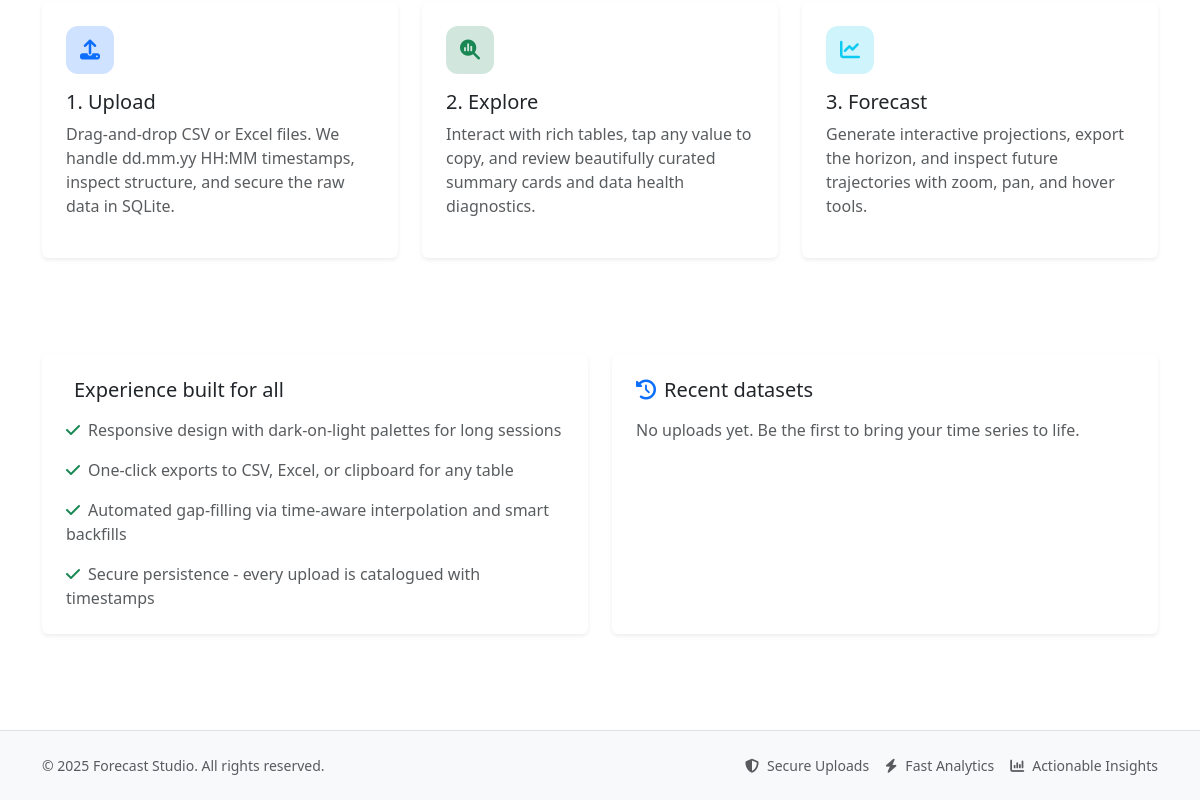
Before: / (lower part) with the older database file.
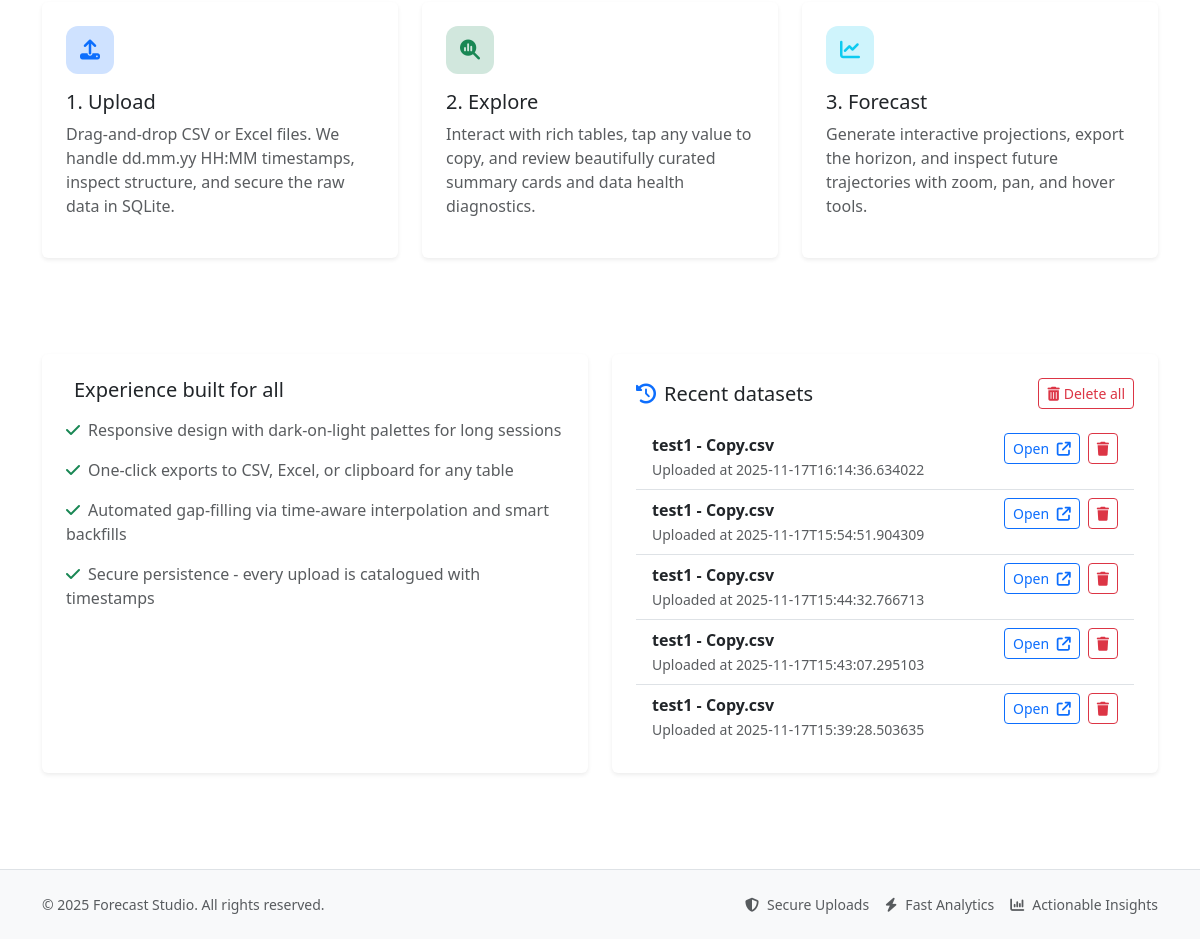
After: the same page with the newer database file.
### tables this page shows
CREATE TABLE datasets (
            id INTEGER PRIMARY KEY AUTOINCREMENT,
            filename TEXT NOT NULL,
            uploaded_at TEXT NOT NULL,
            columns_json TEXT NOT NULL,
            original_data_json TEXT NOT NULL,
            summary_json TEXT NOT NULL,
            missing_json TEXT NOT NULL,
            cleaned_series_json TEXT NOT NULL
        );

### main.py (the view)
@app.route("/")
def home() -> str:
    connection = get_db()
    rows = connection.execute(
        "SELECT id, filename, uploaded_at FROM datasets ORDER BY uploaded_at DESC LIMIT 5"
    ).fetchall()
    recent_datasets = [
        {
            "id": row["id"],
            "filename": row["filename"],
            "uploaded_at": row["uploaded_at"],
        }
        for row in rows
    ]
    return render_template("home.html", recent_datasets=recent_datasets)

### main.py (called while the page is built)
def _get_or_create_csrf_token() -> str:
    token = session.get("_csrf_token")
    if token is None:
        token = secrets.token_urlsafe(32)
        session["_csrf_token"] = token
    return token

@app.context_processor
def inject_globals() -> dict[str, Any]:
    return {
        "current_year": datetime.utcnow().year,
        "csrf_token": _get_or_create_csrf_token,
    }

def get_db() -> sqlite3.Connection:
    if "db" not in g:
        connection = sqlite3.connect(DATABASE_PATH)
        connection.row_factory = sqlite3.Row
        g.db = connection
    return g.db

### templates/home.html (shortened to what this page needs)
{% extends "base.html" %}
{% block content %}
    <section class="py-5" id="how-it-works">
        <div class="row g-4">
            <div class="col-md-4">
                <div class="card h-100 shadow-sm border-0">
                    <div class="card-body p-4">
                        <div class="icon-bubble bg-primary-subtle text-primary mb-3"><i class="fa-solid fa-upload"></i></div>
                        <h3 class="h5">1. Upload</h3>
                        <p class="text-muted">Drag-and-drop CSV or Excel files. We handle dd.mm.yy HH:MM timestamps, inspect structure, and secure the raw data in SQLite.</p>
                    </div>
                </div>
            </div>
            <div class="col-md-4">
                <div class="card h-100 shadow-sm border-0">
                    <div class="card-body p-4">
                        <div class="icon-bubble bg-success-subtle text-success mb-3"><i class="fa-solid fa-magnifying-glass-chart"></i></div>
                        <h3 class="h5">2. Explore</h3>
                        <p class="text-muted">Interact with rich tables, tap any value to copy, and review beautifully curated summary cards and data health diagnostics.</p>
                    </div>
                </div>
            </div>
            <div class="col-md-4">
                <div class="card h-100 shadow-sm border-0">
                    <div class="card-body p-4">
                        <div class="icon-bubble bg-info-subtle text-info mb-3"><i class="fa-solid fa-chart-line"></i></div>
                        <h3 class="h5">3. Forecast</h3>
                        <p class="text-muted">Generate interactive projections, export the horizon, and inspect future trajectories with zoom, pan, and hover tools.</p>
                    </div>
                </div>
            </div>
        </div>
    </section>
    <section class="py-5">
        <div class="row g-4">
            <div class="col-lg-6">
                <div class="card shadow-sm border-0 h-100">
                    <div class="card-body p-4">
                        <h3 class="h5 mb-3">Experience built for all</h3>
                        <ul class="list-unstyled text-muted mb-0">
                            <li class="mb-3"><i class="fa-solid fa-check text-success me-2"></i>Responsive design with dark-on-light palettes for long sessions</li>
                            <li class="mb-3"><i class="fa-solid fa-check text-success me-2"></i>One-click exports to CSV, Excel, or clipboard for any table</li>
                            <li class="mb-3"><i class="fa-solid fa-check text-success me-2"></i>Automated gap-filling via time-aware interpolation and smart backfills</li>
                            <li><i class="fa-solid fa-check text-success me-2"></i>Secure persistence - every upload is catalogued with timestamps</li>
                        </ul>
                    </div>
                </div>
            </div>
            <div class="col-lg-6">
                <div class="card shadow-sm border-0 h-100">
                    <div class="card-body p-4">
                        <div class="d-flex justify-content-between align-items-center mb-3">
                            <h3 class="h5 mb-0"><i class="fa-solid fa-clock-rotate-left text-primary me-2"></i>Recent datasets</h3>
                            {% if recent_datasets %}
                                <form method="post" action="{{ url_for('delete_all_datasets') }}" onsubmit="return confirm('Delete all saved datasets? This cannot be undone.');">
                                    <button class="btn btn-outline-danger btn-sm" type="submit">
                                        <i class="fa-solid fa-trash-can me-1"></i>Delete all
                                    </button>
                                </form>
                            {% endif %}
                        </div>
                        {% if recent_datasets %}
                            <ul class="list-group list-group-flush">
                                {% for dataset in recent_datasets %}
                                    <li class="list-group-item">
                                        <div class="d-flex justify-content-between align-items-start gap-3">
                                            <div>
                                                <div class="fw-semibold">{{ dataset.filename }}</div>
                                                <small class="text-muted">Uploaded at {{ dataset.uploaded_at }}</small>
                                            </div>
                                            <div class="d-flex gap-2">
                                                <a class="btn btn-outline-primary btn-sm" href="{{ url_for('visualize', dataset_id=dataset.id) }}">
                                                    Open <i class="fa-solid fa-arrow-up-right-from-square ms-1"></i>
                                                </a>
                                                <form method="post" action="{{ url_for('delete_dataset', dataset_id=dataset.id) }}" onsubmit="return confirm('Delete this dataset? This cannot be undone.');">
                                                    <button class="btn btn-outline-danger btn-sm" type="submit">
                                                        <i class="fa-solid fa-trash"></i>
                                                    </button>
                                                </form>
                                            </div>
                                        </div>
                                    </li>
                                {% endfor %}
                            </ul>
                        {% else %}
                            <p class="text-muted mb-0">No uploads yet. Be the first to bring your time series to life.</p>
                        {% endif %}
                    </div>
                </div>
            </div>
        </div>
    </section>
{% endblock %}

### templates/base.html (shortened to what this page needs)
<!doctype html>
<html lang="en">
    <head>
        <link href="https://cdn.jsdelivr.net/npm/bootstrap@5.3.2/dist/css/bootstrap.min.css" rel="stylesheet">
        <link href="https://cdnjs.cloudflare.com/ajax/libs/font-awesome/6.5.1/css/all.min.css" rel="stylesheet">
        <link href="https://cdn.datatables.net/1.13.6/css/dataTables.bootstrap5.min.css" rel="stylesheet">
        <link href="https://cdn.datatables.net/buttons/2.4.1/css/buttons.bootstrap5.min.css" rel="stylesheet">
        <link href="{{ url_for('static', filename='css/styles.css') }}" rel="stylesheet">
    </head>
    <body>
        <main class="py-5">
            <div class="container">
                {% block content %}{% endblock %}
            </div>
        </main>
        <footer class="border-top py-4 bg-light">
            <div class="container d-flex flex-column flex-lg-row justify-content-between align-items-lg-center">
                <div class="text-muted small">&copy; {{ current_year | default(2024) }} Forecast Studio. All rights reserved.</div>
                <div class="d-flex gap-3 mt-3 mt-lg-0">
                    <span class="small text-muted"><i class="fa-solid fa-shield-halved me-2"></i>Secure Uploads</span>
                    <span class="small text-muted"><i class="fa-solid fa-bolt me-2"></i>Fast Analytics</span>
                    <span class="small text-muted"><i class="fa-solid fa-chart-column me-2"></i>Actionable Insights</span>
                </div>
            </div>
        </footer>
    </body>
</html>

### static/css/styles.css (style rules this page uses)
:root { color-scheme: light; --brand-primary: #4d7cfe; --brand-dark: #172b4d; --gradient-start: #4d7cfe; --gradient-end: #7c4dfe; }
body { background: linear-gradient(180deg, #f5f7fb 0%, #ffffff 25%); min-height: 100vh; }
.icon-bubble { width: 48px; height: 48px; display: grid; place-items: center; border-radius: 12px; font-size: 1.25rem; }

Changed rows visible on the page:
added datasets: filename "test1 - Copy.csv", uploaded_at "2025-11-17T16:14:36.634022"
added datasets: filename "test1 - Copy.csv", uploaded_at "2025-11-17T15:54:51.904309"
added datasets: filename "test1 - Copy.csv", uploaded_at "2025-11-17T15:44:32.766713"
added datasets: filename "test1 - Copy.csv", uploaded_at "2025-11-17T15:43:07.295103"
added datasets: filename "test1 - Copy.csv", uploaded_at "2025-11-17T15:39:28.503635"
Other visible differences:
text no longer shown: "No uploads yet. Be the first to bring your time series to life."
text now shown: "Delete all"
